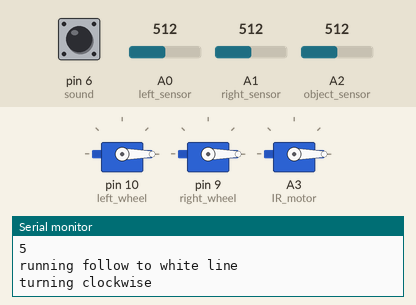
Recording of a sketch running on a simulated Arduino Uno, built with avr-gcc and run on an emulated ATmega328P. Shown: 3 × servo, the last lines printed to the serial monitor. The inputs (shaded band) are chosen by the test bench; at power-on: A2 (object_sensor) = 512, A0 (left_sensor) = 512, A1 (right_sensor) = 512, pin 6 (sound) HIGH.

Above: at 10.7 s.
10.8 s: A2 (object_sensor) set to 716
24.7 s: A0 (left_sensor) set to 734
38.6 s: A0 (left_sensor) set to 766
At 39.5 s:
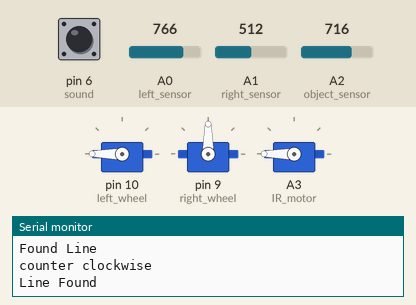
52.5 s: A0 (left_sensor) set to 716
At 53.5 s:
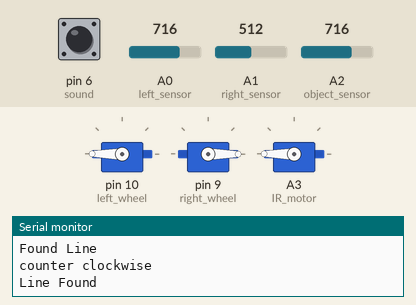
66.4 s: A1 (right_sensor) set to 900
At 67.2 s:
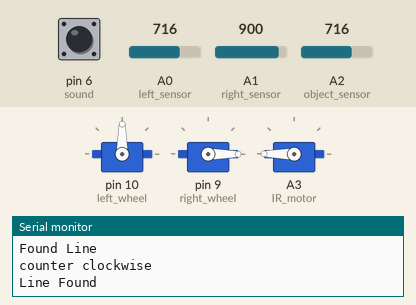
Timing chart, 0 to 69.4 s (numbered marks = the images above; inputs shaded):
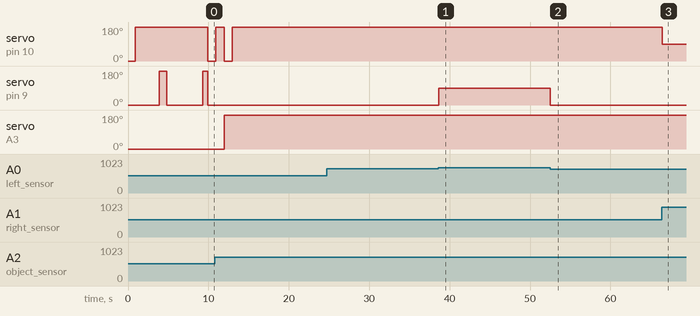

Measured:
- the behaviour switches between 749 and 750 on A0 (left_sensor) (found by bisection; images 0 and 1)
- after the input at 24.7 s, every drawn part: stays the same
- after the input at 38.6 s, servo on pin 9 (right_wheel): 0° → 90° at once
- after the input at 52.5 s, servo on pin 9 (right_wheel): 90° → 0° at once
- after the input at 66.4 s, servo on pin 10 (left_wheel): 180° → 90° at once

The sketch:

Robot.ino
```cpp
#include <Servo.h>
// left and right wheel motion direction values are reverse of eachother
Servo left_wheel; // pin 10
Servo right_wheel; // pin 9
Servo IR_motor; // pin A3
#define sound 6 // pin for rading sound to start

#define object_sensor A2 // pin for reading the Sharp IR sensor for detecting objects
/*
   Black surface absorbs more "light" than white surfaces.
   Sensor is more sensitive to white surface than black surface
   value for white is lower than for black
*/
#define left_sensor A0 // pin for reading one of the QRD1114 IR sensor devices, detecting between black and white
// analog pin
#define right_sensor A1 // pin for reading the other QRD1114 IR sensor devices

#define off_line 750 // value for if the sensor reads number for black surface
#define turn_time 900 // time it takes to do 90 degrees turn
// 100 is placeholder

unsigned long start;
unsigned long finish;

void setup() {
  Serial.begin(9600);
  //delay(2000);
  // put your setup code here, to run once:
  initialize_Robot();
  wait_for_sound();
  follow_white_line(false, 12); // until obstacle, then stop
  detour_to_white_line();
  follow_white_line(false, 12); // until wall, then stop
  follow_wall_to_white_line();
  follow_white_line(true, 12); // until obstacle, then stop
  finish_course();
}

void loop() {
} // end of loop function

/*
   Set up robot, pin readings, and everything
*/
void initialize_Robot() {
  pinMode(object_sensor, INPUT);
  pinMode(right_sensor, INPUT);
  pinMode(left_sensor, INPUT);
  pinMode(sound, INPUT);
}

/* delay until sound registered to start */
void wait_for_sound() {
  // read microphone, if reading is in a speficic range, then end function
  while (!digitalRead(sound)) { // some minimum sound
  }
  Serial.println("Sound Detected");
}

/*
  Follow the white line until an obstacle is registered or there is no more line to follow
  use IR sensors (on bottom of robot) for checking if on line and to follow line, controlling servo motor to move wheels
  Use IR senor at head/front of robot to sense for an obstacle or wall
      reading to determine if to stop or not, set to false
*/

void follow_white_line(boolean g, int dist) {
  Serial.println("Line Found");
  int reading = 100;
  int right_line_sensor = 5, left_line_sensor = 5, object_distance = 20;
  for (int i = 0; i < 1; i++) {

    while (true) {
      reading = IR_read();
      if (reading == 5) {
        Serial.println(reading);
        break;
      }

      right_line_sensor = analogRead(right_sensor); // read sensor for tacking whether or not too far over right of line
      left_line_sensor = analogRead(left_sensor); // read sensor for tacking whether or not too far over left of line
      if (right_line_sensor >= off_line && left_line_sensor >= off_line ) { // if not on line or object is detected; 0 is place holder
        break; // breaks the loop, thus also the function
      } else {
        // move: control motors
        if (left_line_sensor >= off_line) { // drift right, (b/c drifted left off line)
          move_left_wheel(0); // faster
          move_right_wheel(90); // slower
          // move left wheel faster than right
        }  else if (right_line_sensor >= off_line) { // drift left, (b/c drifted right off line)
          // slow left wheel
          // 0 is full forward
          //180 is full backward
          move_left_wheel(90);
          move_right_wheel(0);
          // move right wheel faster than left
        } else { // centered
          move_straight(0);
        }
      }
    }
    // stop moving wheels
    left_wheel.detach();
    right_wheel.detach();

    if (g) { // if at point g, waiting for flag
      g = false;
      i--;
      while (analogRead(object_sensor) >= dist) {
        /*wait until flag is nolonger infront of sensor then move*/
      }
    }
  }
} // end of follow_white_line function

/*
  Move off of line, move around obstacle and back to the correct white line
*/
void detour_to_white_line() {
  int right_line_sensor;
  int left_line_sensor;
  // rotate left
  //delay(3000);
  rotateLeft();

  // move forward
  move_straight(0);
  delay(3000); // time to travel straight

  // rotate right
  rotateRight();

  // move forward
  move_straight(0);
  delay(4500); // time to rotate, just a place holder

  rotate_robot_and_IRSensor(2, 0, 60, 0);
  move_straight(0);
  right_line_sensor = analogRead(right_sensor);
  left_line_sensor = analogRead(left_sensor);
  while (right_line_sensor > off_line && left_line_sensor > off_line) {
    right_line_sensor = analogRead(right_sensor);
    left_line_sensor = analogRead(left_sensor);
  }
  return;

} // end of detour_to_white_line


/*
  Rotate the robot, so moving parallel to wall, until a white line is detected
*/
void follow_wall_to_white_line() {
  Serial.println("running follow to white line");
  // first need to rotate, left
  rotate_robot_and_IRSensor(1, 2, 100, 100);
  while (true) {
    int d = IR_read();
    //Serial.println(d);
    move_straight(0);
    if (d > 10) {
      move_left_wheel(0);
      move_right_wheel(90);
    }
    if (d < 10) {
      move_left_wheel(90);
      move_right_wheel(0);
    }
    int right_line_sensor = analogRead(right_sensor); // read sensor for right side of line
    int left_line_sensor = analogRead(left_sensor); // read sensor for left side of line
    if (right_line_sensor < off_line || left_line_sensor < off_line) { // found line

      Serial.println("Found Line");
      left_wheel.detach();
      right_wheel.detach();
      break;

    }
  }
  move_straight(0);
  delay(1050);
  rotate_robot_and_IRSensor(1, 1, 100, 100);

} // end of follow_wall_to_white_line


/* Return to start function, to move a ball and finish through arena */
void finish_course() {
  follow_white_line(false, 5);

  rotate_robot_and_IRSensor(1, 2, 45, 0);

  while (true) {
    move_straight(0);
  }
  left_wheel.detach();
  right_wheel.detach();
}


/* move left wheel with velocity */
void move_left_wheel(int velocity) {
  int s = 180 - velocity; // right servo motor is in backwards in robot
  left_wheel.attach(10);
  left_wheel.write(s);
}

/* move right with velocity */
void move_right_wheel(int velocity) {
  right_wheel.attach(9);
  right_wheel.write(velocity);
}
/* move in a straight line with velocity v */
void move_straight(int v) {
  move_left_wheel(v);
  move_right_wheel(v);
}

/* Rotate robot 90 degrees left (counterclockwise)*/
void rotateLeft() {
  move_left_wheel(180);
  move_right_wheel(0);
  delay(turn_time);
}

/* Rotate robot 90 degrees right (clockwise)*/
void rotateRight() {
  move_left_wheel(0);
  move_right_wheel(180);
  delay(turn_time);
}

/*
  Rotates all the motors simultaneously, wheels and IR sensor motor.
  1 = move counterclockwise; otherwise move clockwise
*/
void rotate_robot_and_IRSensor(int direct_wheels, int direct_IRsensor, int angle_wheels, int angle_IRsensor) {
  IR_motor.attach(A3);
  // mapping of angle in degrees to time it takes for motor to turn that angle
  int a_wheels = map(angle_wheels, 0, 360, 0, 3600);
  int a_sensor = map(angle_IRsensor, 0, 360, 0, 1100);
  if (direct_IRsensor == 1) { // turn counter clockwise
    IR_motor.write(180);
    Serial.println("counter clockwise");
  } else { // turn clockwise
    IR_motor.write(0);
    Serial.println("turning clockwise");
  }
  if (direct_wheels == 1) { // turn left
    move_left_wheel(180);
    move_right_wheel(0);
  } else { // turn right
    move_left_wheel(0);
    move_right_wheel(180);
  }
  start = millis();
  finish = millis();
  int maxAngle = max(a_wheels, a_sensor);
  int minAngle = min(a_wheels, a_sensor);
  unsigned long t = finish - start;
  while (t < maxAngle) {
    finish = millis();
    t = finish - start;
    if (t >= minAngle) {
      if (minAngle == a_wheels) {
        left_wheel.detach();
        right_wheel.detach();
      }
      else
        IR_motor.detach();
    }
  }
  if (maxAngle == a_sensor) {
    IR_motor.detach();
  } else {
    left_wheel.detach();
    right_wheel.detach();
  }
}

/*
  Returns the distance from an object/surface in centimeters
*/
int IR_read() {
  float volts = analogRead(object_sensor) * 0.0048828125; // value from sensor * (5/1024)
  int distance = 13 * pow(volts, -1); // worked out from datasheet graph
  return distance;
}
/*
  Rotate the Sharp sensor for detecting objects
*/
void rotate_IR_motor(int direct, int angle) {
  IR_motor.attach(A3);
  int t = map(angle, 0, 360, 0, 1100);
  if (direct == 1) { // turn 90 degrees counter clockwise
    IR_motor.write(180);
  } else { // turn 90 degrees clockwise
    IR_motor.write(0);
  }
  delay(t);
  IR_motor.detach();
}
```
